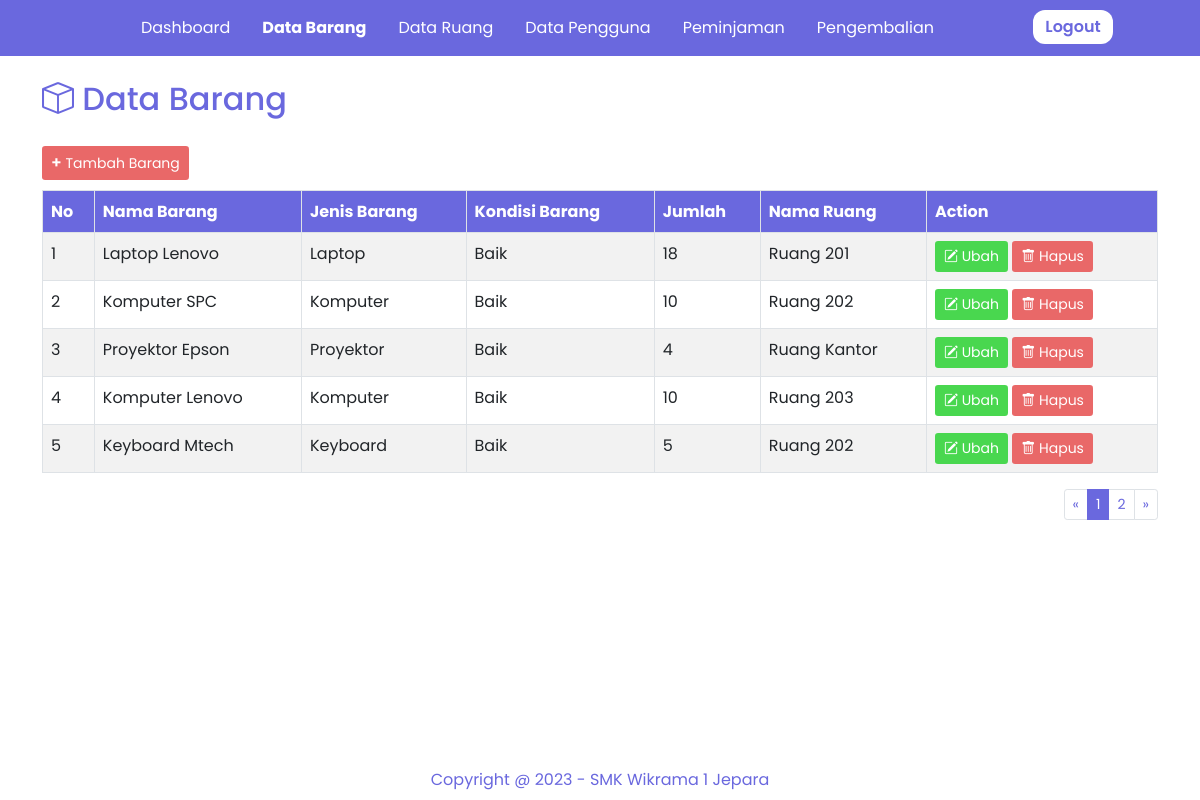
/barang.php (signed in), run on the app's committed database.
### tables this page shows
CREATE TABLE `tb_barang` (
  `kode_barang` int(11) NOT NULL,
  `kode_ruang` int(11) NOT NULL,
  `nama_barang` varchar(100) NOT NULL,
  `jenis_barang` varchar(100) NOT NULL,
  `kondisi_barang` enum('Baik','Rusak','','') NOT NULL,
  `jumlah` int(11) NOT NULL
);

CREATE TABLE `tb_ruang` (
  `kode_ruang` int(11) NOT NULL,
  `nama_ruang` varchar(100) NOT NULL
);

### barang.php (the view, shortened to what this page needs)
<html>
<head>
	<link href="https://cdn.jsdelivr.net/npm/bootstrap@5.0.2/dist/css/bootstrap.min.css" rel="stylesheet">
	<link rel="stylesheet" type="text/css" href="assets/css/style.css">
  <link rel="stylesheet" href="https://cdn.jsdelivr.net/npm/sweetalert2@11.0.16/dist/sweetalert2.min.css">
  <link rel="stylesheet" href="https://cdn.jsdelivr.net/npm/bootstrap-icons@1.5.0/font/bootstrap-icons.css">
</head>
<body>
	<nav class="navbar navbar-expand-lg ">
  <div class="container">
    <div class="collapse navbar-collapse" id="navbarNav">
      <ul class="navbar-nav mx-auto">
        <li class="nav-item mx-2">
          <a class="nav-link " aria-current="page" href="dashboard.php">Dashboard</a>
        </li>
        <li class="nav-item mx-2">
          <a class="nav-link active" aria-current="page" href="barang.php">Data Barang</a>
        </li>
        <li class="nav-item mx-2">
          <a class="nav-link " href="ruang.php">Data Ruang</a>
        </li>
        <li class="nav-item mx-2">
          <a class="nav-link " href="pengguna.php">Data Pengguna</a>
        </li>
        <li class="nav-item mx-2">
          <a class="nav-link " href="peminjaman.php">Peminjaman</a>
        </li>
        <li class="nav-item mx-2">
          <a class="nav-link " href="pengembalian.php">Pengembalian</a>
        </li>
      </ul>
      <div>
      	<a href="logout.php"><button class="button-keluar">Logout</button></a>
      </div>
    </div>
  </div>
</nav>
<section id="hero" style="height: 100%;">
	<div class="container mt-4">
		<div class="row mt-4">
			<h2 class="dashboard"><i class="bi bi-box"></i> Data Barang</h2>
			<div class="table-responsive">
        <button type="button" class="btn btn-sm button-tambah" data-bs-toggle="modal" data-bs-target="#tambah_Barang"><span class="t-tambah">+</span> Tambah Barang</button>
          <table class="table table-bordered table-striped table-hover">
            <thead class="custom-table-dark">
              <tr>
                <th>No</th>
                <th>Nama Barang</th>
                <th>Jenis Barang</th>
                <th>Kondisi Barang</th>
                <th>Jumlah</th>
                <th>Nama Ruang</th>
                <th>Action</th>
              </tr>
            </thead>
            <tbody>
            <?php
              require "koneksi.php";
              $limit = 5;
              $page = isset($_GET['page']) ? max(1, intval($_GET['page'])) : 1;
              $skip = ($page - 1) * $limit;
              $sql = "SELECT * FROM tb_barang INNER JOIN tb_ruang ON tb_barang.kode_ruang = tb_ruang.kode_ruang LIMIT $skip, $limit";
              $result = $mysqli->query($sql);
              $no = ($page - 1) * $limit + 1;
              if($result->num_rows > 0) :
              while($row = $result->fetch_assoc()) :
            ?>
                  <tr>
                    <td><?= $no++; ?></td>
                    <td><?= $row["nama_barang"] ?></td>
                    <td><?= $row["jenis_barang"] ?></td>
                    <td><?= $row["kondisi_barang"] ?></td>
                    <td><?= $row["jumlah"] ?></td>
                    <td><?= $row["nama_ruang"] ?></td>
                    <td>
                      <a href="#" class="btn btn-hijau btn-sm" data-bs-toggle="modal" data-bs-target="#edit_Barang<?= $row['kode_barang'] ?>"><i class="bi bi-pencil-square"></i> Ubah</a>
                      <a href="crud_barang.php?id=<?= $row['kode_barang'] ?>" class="btn btn-merah btn-sm delete"><i class="bi bi-trash"></i> Hapus</a>
                    </td>
                  </tr>
              <?php
                endwhile;
               endif;
             ?>
            </tbody>
          </table>
      </div>
		</div>
        <?php
        $query = "SELECT COUNT(kode_barang) AS total_rows FROM tb_barang";
            $result1 = $mysqli->query($query);
            if ($result1) {
                $totalRows = $result1->fetch_assoc()['total_rows'];
            } else {
                $totalRows = 0;
            }
        $totalPages = ceil($totalRows / $limit);
          echo '<nav aria-label="Halaman Navigasi">';
          echo '<ul class="pagination pagination-sm justify-content-end">';
          echo '<li class="page-item ' . ($page <= 1 ? 'disabled' : '') . '">';
          echo '<a class="page-link" href="?page=' . ($page - 1) . '" tabindex="-1" aria-disabled="true">&laquo</a>';
          echo '</li>';
          for ($i = 1; $i <= $totalPages; $i++) {
              echo '<li class="page-item ' . ($page == $i ? 'active' : '') . '"><a class="page-link" href="?page=' . $i . '">' . $i . '</a></li>';
          }
          echo '<li class="page-item ' . ($page >= $totalPages ? 'disabled' : '') . '">';
          echo '<a class="page-link" href="?page=' . ($page + 1) . '" >&raquo</a>';
          echo '</li>';
          echo '</ul>';
          echo '</nav>';
        ?>
	   </div>
</section>
<footer class="footer-barang">
		<p class="mt-2">Copyright @ 2023 - SMK Wikrama 1 Jepara</p>
</footer>
</body>
</html>

### assets/css/style.css (style rules this page uses)
body { font-family: 'Poppins', sans-serif; display: flex; flex-direction: column; min-height: 100vh; margin: 0; }
.navbar { background-color: #6A68DE; }
.nav-link.active { font-size: 16px; font-weight: 700; }
.nav-link { font-size: 16px; font-weight: 400; color: #FFFFFF; }
#hero { width: 100%; flex: 1; }
footer { background-color: #6A68DE; color: #FFFFFF; text-align: center; height: 50px; margin-top: 29px; }
.button-keluar { margin-top: -2px; color: #6A68DE; background-color: #FFFFFF; border: none; border-radius: 12px; padding: 5px; width: 80px; margin-right: 45px; font-weight: 600; }
.dashboard { color: #6A68DE; }
.footer-barang { background-color: #FFFFFF; text-align: center; padding: 10px; position: sticky; bottom: 0; width: 100%; color: #6A68DE; }
.button-tambah { margin-top: 20px; margin-bottom: 10px; background-color: #E96868; color: #FFFFFF; font-size: 14px; }
.t-tambah { font-size: 16px; font-weight: 600; }
.btn-hijau { background-color: #49D74F; color: #FFFFFF; }
.btn-merah { background-color: #E96868; color: #FFFFFF; }
.custom-table-dark { background-color: #6A68DE; color: white; }
.pagination .page-item.active .page-link { background-color: #6A68DE; border-color: #6A68DE; color: #fff; }
.pagination .page-link { color: #6A68DE; }
.pagination .page-item.disabled .page-link { color: #6A68DE; }

### data on the page
tb_barang: nama_barang "Laptop Lenovo", jenis_barang "Laptop", kondisi_barang "Baik", jumlah "18", kode_ruang.nama_ruang "Ruang 201"
tb_barang: nama_barang "Komputer SPC", jenis_barang "Komputer", kondisi_barang "Baik", jumlah "10", kode_ruang.nama_ruang "Ruang 202"
tb_barang: nama_barang "Proyektor Epson", jenis_barang "Proyektor", kondisi_barang "Baik", jumlah "4", kode_ruang.nama_ruang "Ruang Kantor"
tb_barang: nama_barang "Komputer Lenovo", jenis_barang "Komputer", kondisi_barang "Baik", jumlah "10", kode_ruang.nama_ruang "Ruang 203"
tb_barang: nama_barang "Keyboard Mtech", jenis_barang "Keyboard", kondisi_barang "Baik", jumlah "5", kode_ruang.nama_ruang "Ruang 202"
